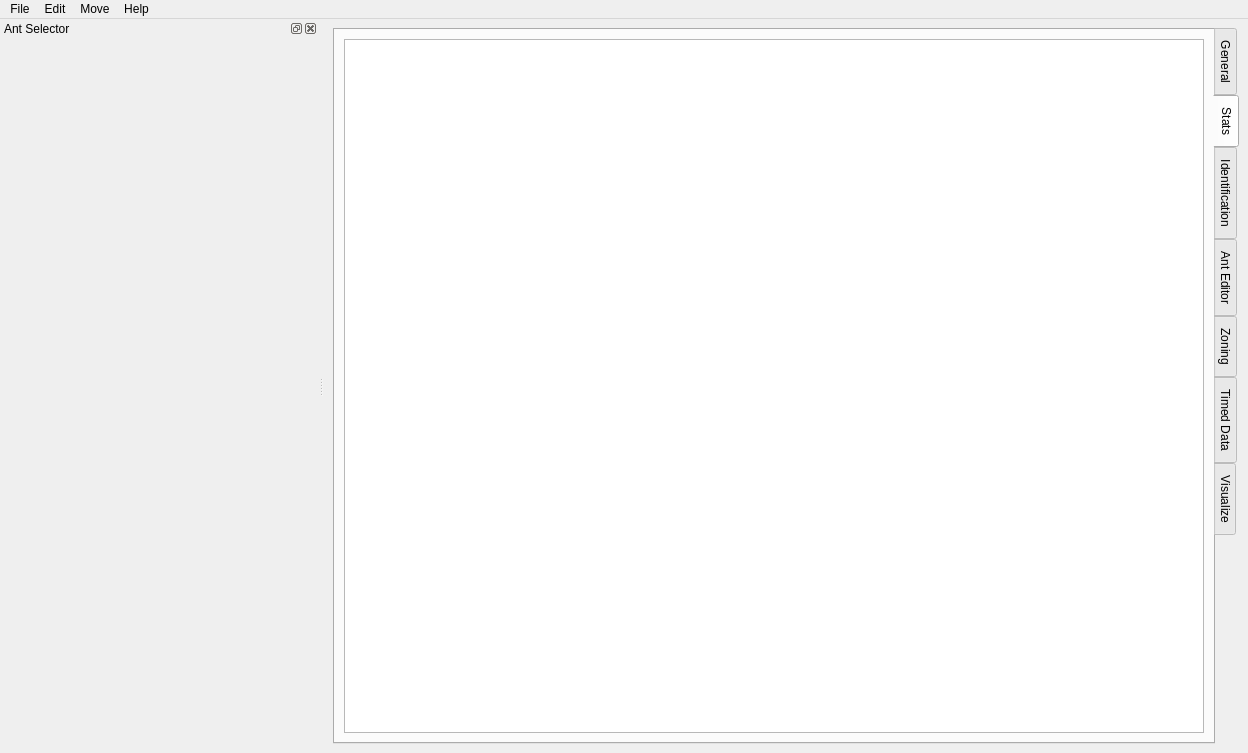
<?xml version="1.0" encoding="UTF-8"?>
<ui version="4.0">
 <class>MainWindow</class>
 <widget class="QMainWindow" name="MainWindow">
  <property name="geometry">
   <rect>
    <x>0</x>
    <y>0</y>
    <width>1248</width>
    <height>753</height>
   </rect>
  </property>
  <property name="windowTitle">
   <string>MainWindow</string>
  </property>
  <widget class="QWidget" name="centralwidget">
   <layout class="QGridLayout" name="gridLayout">
    <item row="0" column="0">
     <widget class="QTabWidget" name="workspaceSelector">
      <property name="tabPosition">
       <enum>QTabWidget::East</enum>
      </property>
      <property name="tabShape">
       <enum>QTabWidget::Rounded</enum>
      </property>
      <property name="currentIndex">
       <number>1</number>
      </property>
      <property name="elideMode">
       <enum>Qt::ElideNone</enum>
      </property>
      <property name="usesScrollButtons">
       <bool>false</bool>
      </property>
      <widget class="QWidget" name="experimentEditor">
       <property name="enabled">
        <bool>true</bool>
       </property>
       <attribute name="title">
        <string>General</string>
       </attribute>
       <layout class="QVBoxLayout" name="verticalLayout_2">
        <item>
         <widget class="QGroupBox" name="globalBox">
          <property name="title">
           <string>Global Properties</string>
          </property>
          <layout class="QVBoxLayout" name="verticalLayout_3">
           <item>
            <widget class="GlobalPropertyWidget" name="globalProperties" native="true"/>
           </item>
          </layout>
         </widget>
        </item>
        <item>
         <widget class="QGroupBox" name="universeBox">
          <property name="title">
           <string>Spaces and Data Directories</string>
          </property>
          <layout class="QVBoxLayout" name="verticalLayout_4">
           <item>
            <widget class="UniverseEditorWidget" name="universeEditor" native="true"/>
           </item>
          </layout>
         </widget>
        </item>
       </layout>
      </widget>
      <widget class="QWidget" name="statsWidget">
       <attribute name="title">
        <string>Stats</string>
       </attribute>
       <layout class="QVBoxLayout" name="verticalLayout_5">
        <item>
         <widget class="QTableView" name="statsView">
          <property name="alternatingRowColors">
           <bool>true</bool>
          </property>
          <property name="sortingEnabled">
           <bool>true</bool>
          </property>
          <attribute name="horizontalHeaderShowSortIndicator" stdset="0">
           <bool>true</bool>
          </attribute>
          <attribute name="verticalHeaderVisible">
           <bool>false</bool>
          </attribute>
         </widget>
        </item>
       </layout>
      </widget>
      <widget class="TaggingWidget" name="taggingWidget">
       <attribute name="title">
        <string>Identification</string>
       </attribute>
       <layout class="QVBoxLayout" name="verticalLayout_6"/>
      </widget>
      <widget class="AntEditorWidget" name="shappingWidget">
       <attribute name="title">
        <string>Ant Editor</string>
       </attribute>
      </widget>
      <widget class="ZoningWidget" name="zoningWidget">
       <attribute name="title">
        <string>Zoning</string>
       </attribute>
      </widget>
      <widget class="UserDataWidget" name="userData">
       <attribute name="title">
        <string>Timed Data</string>
       </attribute>
      </widget>
      <widget class="VisualizationWidget" name="visualizeWidget">
       <attribute name="title">
        <string>Visualize</string>
       </attribute>
      </widget>
     </widget>
    </item>
   </layout>
  </widget>
  <widget class="QMenuBar" name="menubar">
   <property name="geometry">
    <rect>
     <x>0</x>
     <y>0</y>
     <width>1248</width>
     <height>24</height>
    </rect>
   </property>
   <widget class="QMenu" name="menuFile">
    <property name="title">
     <string>File</string>
    </property>
    <widget class="QMenu" name="menuRecentsProjects">
     <property name="title">
      <string>Recents Projects</string>
     </property>
     <addaction name="recentFile1"/>
     <addaction name="recentFile2"/>
     <addaction name="recentFile3"/>
     <addaction name="recentFile4"/>
     <addaction name="recentFile5"/>
    </widget>
    <addaction name="actionNew"/>
    <addaction name="actionOpen"/>
    <addaction name="menuRecentsProjects"/>
    <addaction name="actionSave"/>
    <addaction name="actionSaveAs"/>
    <addaction name="separator"/>
    <addaction name="actionQuit"/>
   </widget>
   <widget class="QMenu" name="menuEdit">
    <property name="title">
     <string>Edit</string>
    </property>
    <addaction name="actionUndo"/>
    <addaction name="actionRedo"/>
    <addaction name="separator"/>
    <addaction name="actionShowLog"/>
    <addaction name="actionShowAntSelector"/>
    <addaction name="separator"/>
    <addaction name="actionCopyTimeFromFrame"/>
   </widget>
   <widget class="QMenu" name="menuHelp">
    <property name="title">
     <string>Help</string>
    </property>
    <addaction name="actionHelpAbout"/>
    <addaction name="actionOnlineHelp"/>
   </widget>
   <widget class="QMenu" name="menuMove">
    <property name="title">
     <string>Move</string>
    </property>
    <addaction name="actionNextCloseUp"/>
    <addaction name="actionPreviousCloseUp"/>
    <addaction name="separator"/>
    <addaction name="actionNextTag"/>
    <addaction name="actionPreviousTag"/>
   </widget>
   <addaction name="menuFile"/>
   <addaction name="menuEdit"/>
   <addaction name="menuMove"/>
   <addaction name="menuHelp"/>
  </widget>
  <widget class="QDockWidget" name="dockWidget">
   <property name="minimumSize">
    <size>
     <width>318</width>
     <height>73</height>
    </size>
   </property>
   <property name="floating">
    <bool>false</bool>
   </property>
   <property name="features">
    <set>QDockWidget::AllDockWidgetFeatures</set>
   </property>
   <property name="windowTitle">
    <string>Ant Selector</string>
   </property>
   <attribute name="dockWidgetArea">
    <number>1</number>
   </attribute>
   <widget class="QWidget" name="dockWidgetContents">
    <layout class="QVBoxLayout" name="verticalLayout">
     <item>
      <widget class="AntListWidget" name="antList" native="true">
       <property name="sizePolicy">
        <sizepolicy hsizetype="MinimumExpanding" vsizetype="Expanding">
         <horstretch>0</horstretch>
         <verstretch>0</verstretch>
        </sizepolicy>
       </property>
       <property name="minimumSize">
        <size>
         <width>275</width>
         <height>0</height>
        </size>
       </property>
       <property name="maximumSize">
        <size>
         <width>16777215</width>
         <height>16777215</height>
        </size>
       </property>
      </widget>
     </item>
    </layout>
   </widget>
  </widget>
  <action name="actionOpen">
   <property name="icon">
    <iconset theme="document-open">
     <normaloff>.</normaloff>.</iconset>
   </property>
   <property name="text">
    <string>Open</string>
   </property>
   <property name="shortcut">
    <string>Ctrl+O</string>
   </property>
  </action>
  <action name="actionSave">
   <property name="icon">
    <iconset theme="document-save">
     <normaloff>.</normaloff>.</iconset>
   </property>
   <property name="text">
    <string>Save</string>
   </property>
   <property name="shortcut">
    <string>Ctrl+S</string>
   </property>
  </action>
  <action name="actionSaveAs">
   <property name="icon">
    <iconset theme="document-save-as">
     <normaloff>.</normaloff>.</iconset>
   </property>
   <property name="text">
    <string>Save As</string>
   </property>
   <property name="shortcut">
    <string>Ctrl+Shift+S</string>
   </property>
  </action>
  <action name="actionQuit">
   <property name="icon">
    <iconset theme="application-exit">
     <normaloff>.</normaloff>.</iconset>
   </property>
   <property name="text">
    <string>Quit</string>
   </property>
   <property name="shortcut">
    <string>Ctrl+Q</string>
   </property>
  </action>
  <action name="actionAddTrackingDataDir">
   <property name="icon">
    <iconset theme="list-add">
     <normaloff>.</normaloff>.</iconset>
   </property>
   <property name="text">
    <string>Add Tracking Data Directory</string>
   </property>
   <property name="toolTip">
    <string>&lt;html&gt;&lt;head/&gt;&lt;body&gt;&lt;p&gt;Add a New Tracking Data Directory. The current project must be saved. &lt;/p&gt;&lt;/body&gt;&lt;/html&gt;</string>
   </property>
  </action>
  <action name="actionHelpAbout">
   <property name="icon">
    <iconset theme="help-about">
     <normaloff>.</normaloff>.</iconset>
   </property>
   <property name="text">
    <string>About</string>
   </property>
  </action>
  <action name="actionOnlineHelp">
   <property name="icon">
    <iconset theme="system-search">
     <normaloff>.</normaloff>.</iconset>
   </property>
   <property name="text">
    <string>Online Help</string>
   </property>
   <property name="shortcut">
    <string>Ctrl+H</string>
   </property>
  </action>
  <action name="recentFile1">
   <property name="text">
    <string>File1</string>
   </property>
   <property name="toolTip">
    <string>Open Recent File 1</string>
   </property>
   <property name="shortcut">
    <string>Ctrl+Shift+1</string>
   </property>
   <property name="visible">
    <bool>false</bool>
   </property>
  </action>
  <action name="recentFile2">
   <property name="text">
    <string>File2</string>
   </property>
   <property name="toolTip">
    <string>Open Recent File 2</string>
   </property>
   <property name="shortcut">
    <string>Ctrl+Shift+2</string>
   </property>
   <property name="visible">
    <bool>false</bool>
   </property>
  </action>
  <action name="recentFile3">
   <property name="text">
    <string>File3</string>
   </property>
   <property name="toolTip">
    <string>Open Recent File 3</string>
   </property>
   <property name="shortcut">
    <string>Ctrl+Shift+3</string>
   </property>
   <property name="visible">
    <bool>false</bool>
   </property>
  </action>
  <action name="recentFile4">
   <property name="text">
    <string>File4</string>
   </property>
   <property name="toolTip">
    <string>Open Recent File 4</string>
   </property>
   <property name="shortcut">
    <string>Ctrl+Shift+4</string>
   </property>
   <property name="visible">
    <bool>false</bool>
   </property>
  </action>
  <action name="recentFile5">
   <property name="text">
    <string>File5</string>
   </property>
   <property name="toolTip">
    <string>Open Recent File 5</string>
   </property>
   <property name="shortcut">
    <string>Ctrl+Shift+5</string>
   </property>
   <property name="visible">
    <bool>false</bool>
   </property>
  </action>
  <action name="actionUndo">
   <property name="enabled">
    <bool>false</bool>
   </property>
   <property name="icon">
    <iconset theme="edit-undo">
     <normaloff>.</normaloff>.</iconset>
   </property>
   <property name="text">
    <string>Undo</string>
   </property>
   <property name="shortcut">
    <string>Ctrl+Z</string>
   </property>
  </action>
  <action name="actionRedo">
   <property name="enabled">
    <bool>false</bool>
   </property>
   <property name="icon">
    <iconset theme="edit-redo">
     <normaloff>.</normaloff>.</iconset>
   </property>
   <property name="text">
    <string>Redo</string>
   </property>
   <property name="shortcut">
    <string>Ctrl+Shift+Z</string>
   </property>
  </action>
  <action name="actionNew">
   <property name="icon">
    <iconset theme="document-new">
     <normaloff>.</normaloff>.</iconset>
   </property>
   <property name="text">
    <string>New</string>
   </property>
   <property name="shortcut">
    <string>Ctrl+N</string>
   </property>
  </action>
  <action name="actionShowLog">
   <property name="text">
    <string>Show Log</string>
   </property>
   <property name="shortcut">
    <string>Ctrl+L</string>
   </property>
  </action>
  <action name="actionShowAntSelector">
   <property name="checkable">
    <bool>true</bool>
   </property>
   <property name="checked">
    <bool>true</bool>
   </property>
   <property name="text">
    <string>Show Ant Selector</string>
   </property>
   <property name="shortcut">
    <string>Ctrl+Shift+A</string>
   </property>
  </action>
  <action name="actionNextCloseUp">
   <property name="text">
    <string>Next Close Up</string>
   </property>
   <property name="shortcut">
    <string>Shift+Down</string>
   </property>
  </action>
  <action name="actionPreviousCloseUp">
   <property name="text">
    <string>Previous Close Up</string>
   </property>
   <property name="shortcut">
    <string>Shift+Up</string>
   </property>
  </action>
  <action name="actionNextTag">
   <property name="text">
    <string>Next Tag</string>
   </property>
   <property name="shortcut">
    <string>Ctrl+Down</string>
   </property>
  </action>
  <action name="actionPreviousTag">
   <property name="text">
    <string>Previous Tag</string>
   </property>
   <property name="shortcut">
    <string>Ctrl+Up</string>
   </property>
  </action>
  <action name="actionCopyTimeFromFrame">
   <property name="text">
    <string>Copy current time</string>
   </property>
   <property name="shortcut">
    <string>Ctrl+Shift+C</string>
   </property>
  </action>
 </widget>
 <customwidgets>
  <customwidget>
   <class>GlobalPropertyWidget</class>
   <extends>QWidget</extends>
   <header location="global">fort/studio/widget/GlobalPropertyWidget.hpp</header>
   <container>1</container>
  </customwidget>
  <customwidget>
   <class>UniverseEditorWidget</class>
   <extends>QWidget</extends>
   <header location="global">fort/studio/widget/UniverseEditorWidget.hpp</header>
   <container>1</container>
  </customwidget>
  <customwidget>
   <class>AntListWidget</class>
   <extends>QWidget</extends>
   <header location="global">fort/studio/widget/AntListWidget.hpp</header>
   <container>1</container>
  </customwidget>
  <customwidget>
   <class>TaggingWidget</class>
   <extends>QWidget</extends>
   <header location="global">fort/studio/widget/TaggingWidget.hpp</header>
   <container>1</container>
  </customwidget>
  <customwidget>
   <class>AntEditorWidget</class>
   <extends>QWidget</extends>
   <header location="global">fort/studio/widget/AntEditorWidget.hpp</header>
   <container>1</container>
  </customwidget>
  <customwidget>
   <class>UserDataWidget</class>
   <extends>QWidget</extends>
   <header location="global">fort/studio/widget/UserDataWidget.hpp</header>
   <container>1</container>
  </customwidget>
  <customwidget>
   <class>VisualizationWidget</class>
   <extends>QWidget</extends>
   <header location="global">fort/studio/widget/VisualizationWidget.hpp</header>
   <container>1</container>
  </customwidget>
  <customwidget>
   <class>ZoningWidget</class>
   <extends>QWidget</extends>
   <header location="global">fort/studio/widget/ZoningWidget.hpp</header>
   <container>1</container>
  </customwidget>
 </customwidgets>
 <resources/>
 <connections/>
</ui>
